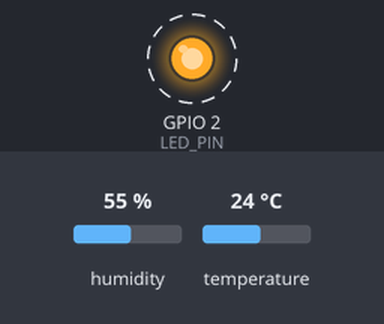
Recording of a sketch running on a simulated ESP32. On the bench: output pins drawn as LEDs (lit = HIGH). Dashed ring = blinking. The inputs (shaded band) are chosen by the test bench; at power-on: humidity 55 %, temperature 24 °C. WiFi joins after 1.5 s; servers stay silent unless stated; uploads are accepted with an empty reply; what the sketch prints to the serial monitor is not drawn.

Above: at 3.7 s.
Timing chart, 0 to 7.1 s (numbered marks = the images above):
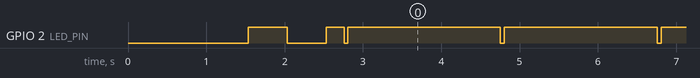

The sketch:

smart_beehive_monitor.ino
```cpp
/*
 * Smart Beehive Monitor - ESP32 & DHT22 Firmware
 *
 * Hardware:
 *   - ESP32 DevKit V1 (ESP-WROOM-32, 30-pin)
 *   - DHT22 (AM2302) Temperature & Relative Humidity Sensor
 *
 * Confirmed Wiring:
 *   - DHT22 '+' (VCC)  --> ESP32 3V3
 *   - DHT22 'out' (DATA) --> ESP32 D4 (GPIO4)
 *   - DHT22 '-' (GND)  --> ESP32 GND
 *
 * Libraries Required (install via Arduino Library Manager):
 *   - "DHT sensor library" by Adafruit (v1.4.6 or later)
 *   - "Adafruit Unified Sensor" by Adafruit
 *   - Built-in ESP32 "WiFi.h" and "HTTPClient.h"
 */

#include <WiFi.h>
#include <HTTPClient.h>
#include <DHT.h>

// ==========================================
// CONFIGURATION - UPDATE THESE VALUES
// ==========================================

// 1. Wi-Fi Credentials
// Replace with your 2.4 GHz Wi-Fi SSID and Password
const char* WIFI_SSID     = "Galaxy A21s1BAF";
const char* WIFI_PASSWORD = "12345678";

// 2. Backend Server Endpoint
// Replace YOUR_COMPUTER_LAN_IP with your PC's LAN IP (run 'ipconfig' in Windows PowerShell)
// Note: Do NOT use 'localhost' or '127.0.0.1' because that refers to the ESP32 itself.
const char* BACKEND_URL = "https://beehive-backend-zau6.onrender.com/api/readings";

// 3. Device Identification
const char* DEVICE_ID     = "beehive-001";

// 4. Transmission Interval (DHT22 requires >= 2 seconds, 5000 ms to 10000 ms recommended)
const unsigned long TRANSMISSION_INTERVAL_MS = 2000;

// 5. Hardware Pin & Sensor Configuration (Preserve GPIO4 and DHT22)
#define DHTPIN 4
#define DHTTYPE DHT22

// Initialize DHT sensor
DHT dht(DHTPIN, DHTTYPE);

// Non-blocking timer tracking
unsigned long lastTransmissionTime = 0;
unsigned long lastWifiCheckTime = 0;
const unsigned long WIFI_CHECK_INTERVAL_MS = 10000;

// LED Indicator (ESP32 DevKit built-in LED is usually GPIO 2)
#define LED_PIN 2

void setup() {
  pinMode(LED_PIN, OUTPUT);
  digitalWrite(LED_PIN, LOW);

  Serial.begin(115200);
  delay(1000); // Give serial monitor time to connect

  Serial.println("\n==========================================");
  Serial.println("  Smart Beehive Monitor - ESP32 Firmware  ");
  Serial.println("==========================================");
  Serial.print("Device ID:        "); Serial.println(DEVICE_ID);
  Serial.print("DHT Sensor Pin:   GPIO"); Serial.println(DHTPIN);
  Serial.print("DHT Sensor Type:  DHT22");
  Serial.println();
  Serial.print("Target Backend:   "); Serial.println(BACKEND_URL);
  Serial.println("------------------------------------------");

  // Initialize DHT sensor
  dht.begin();
  Serial.println("[DHT22] Sensor initialized on GPIO4.");

  // Connect to Wi-Fi
  connectToWiFi();
}

void loop() {
  unsigned long currentMillis = millis();

  // Periodic Wi-Fi reconnection check without blocking execution
  if (currentMillis - lastWifiCheckTime >= WIFI_CHECK_INTERVAL_MS) {
    lastWifiCheckTime = currentMillis;
    if (WiFi.status() != WL_CONNECTED) {
      Serial.println("[WiFi] Connection lost. Attempting non-blocking reconnect...");
      WiFi.reconnect();
    }
  }

  // Periodic sensor read and HTTP POST transmission
  if (currentMillis - lastTransmissionTime >= TRANSMISSION_INTERVAL_MS) {
    lastTransmissionTime = currentMillis;

    // Read humidity and temperature
    float humidity = dht.readHumidity();
    float temperature = dht.readTemperature(); // Celsius

    // Validate sensor readings
    if (isnan(humidity) || isnan(temperature)) {
      Serial.println("[ERROR] Failed to read from DHT22 sensor! Check wiring.");
      return;
    }

    // Physical sanity check for DHT22 bounds
    if (temperature < -40.0 || temperature > 80.0 || humidity < 0.0 || humidity > 100.0) {
      Serial.print("[WARN] Reading out of physical bounds: ");
      Serial.print("Temp="); Serial.print(temperature);
      Serial.print("C, Humidity="); Serial.print(humidity);
      Serial.println("% - Skipping transmission.");
      return;
    }

    // Print reading diagnostics to Serial Monitor
    Serial.println("------------------------------------------");
    Serial.print("[SENSOR] Temp: ");
    Serial.print(temperature, 1);
    Serial.print(" °C | Humidity: ");
    Serial.print(humidity, 1);
    Serial.println(" %");

    // Transmit data if Wi-Fi is connected
    if (WiFi.status() == WL_CONNECTED) {
      sendReadingToBackend(temperature, humidity);
    } else {
      Serial.println("[WiFi] Cannot transmit reading: Wi-Fi not connected.");
    }
  }
}

// Function to establish Wi-Fi connection with timeout
void connectToWiFi() {
  Serial.print("[WiFi] Connecting to SSID: ");
  Serial.println(WIFI_SSID);

  WiFi.mode(WIFI_STA);
  WiFi.begin(WIFI_SSID, WIFI_PASSWORD);

  unsigned long startAttemptTime = millis();
  const unsigned long timeoutMs = 15000; // 15 second timeout

  while (WiFi.status() != WL_CONNECTED && (millis() - startAttemptTime < timeoutMs)) {
    delay(500);
    Serial.print(".");
    digitalWrite(LED_PIN, !digitalRead(LED_PIN)); // Blink LED while connecting
  }

  if (WiFi.status() == WL_CONNECTED) {
    digitalWrite(LED_PIN, HIGH); // Solid ON when connected
    Serial.println("\n[WiFi] Connected successfully!");
    Serial.print("[WiFi] ESP32 IP Address: ");
    Serial.println(WiFi.localIP());
    Serial.print("[WiFi] RSSI Signal: ");
    Serial.print(WiFi.RSSI());
    Serial.println(" dBm");
  } else {
    digitalWrite(LED_PIN, LOW);
    Serial.println("\n[WiFi] Failed to connect within timeout. Will retry in loop.");
  }
}

// Function to construct JSON payload and send HTTP POST
void sendReadingToBackend(float temperature, float humidity) {
  HTTPClient http;

  // Initialize HTTP connection with 5 second timeout
  http.begin(BACKEND_URL);
  http.addHeader("Content-Type", "application/json");
  http.setTimeout(5000);

  // Construct JSON payload
  // Example: {"device_id":"beehive-001","temperature_c":34.5,"humidity_pct":58.2}
  String jsonPayload = "{";
  jsonPayload += "\"device_id\":\"" + String(DEVICE_ID) + "\",";
  jsonPayload += "\"temperature_c\":" + String(temperature, 2) + ",";
  jsonPayload += "\"humidity_pct\":" + String(humidity, 2);
  jsonPayload += "}";

  Serial.print("[HTTP] Sending POST to: ");
  Serial.println(BACKEND_URL);
  Serial.print("[HTTP] Payload: ");
  Serial.println(jsonPayload);

  int httpResponseCode = http.POST(jsonPayload);

  if (httpResponseCode > 0) {
    Serial.print("[HTTP] Response code: ");
    Serial.println(httpResponseCode);

    if (httpResponseCode == 200 || httpResponseCode == 201) {
      String responseBody = http.getString();
      Serial.print("[HTTP] Response: ");
      Serial.println(responseBody);
      // Quick double blink for transmission success
      digitalWrite(LED_PIN, LOW); delay(50); digitalWrite(LED_PIN, HIGH);
    } else {
      String errorBody = http.getString();
      Serial.print("[HTTP ERROR] Server responded with error: ");
      Serial.println(errorBody);
    }
  } else {
    Serial.print("[HTTP ERROR] Failed to send POST request. Error code: ");
    Serial.print(httpResponseCode);
    Serial.print(" (");
    Serial.print(http.errorToString(httpResponseCode).c_str());
    Serial.println(")");
    Serial.println("[HTTP TIP] Verify backend container is running, LAN IP is correct, and Windows Firewall permits port 8000.");
  }

  http.end(); // Free socket and connection resources
}
```

Measured:
- by itself, GPIO 2 (LED_PIN): goes LOW 0.50 s, HIGH 0.23 s, 63 × (LOW 0.05 s, HIGH 1.9 s), LOW 0.05 s, then HIGH
